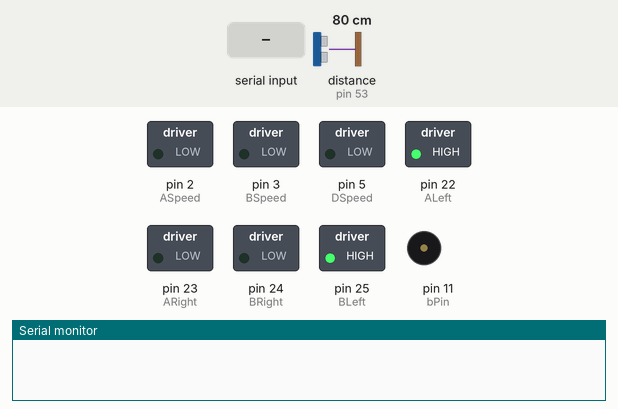
This sketch was run on a simulated Arduino Mega 2560, built with avr-gcc and run on an emulated ATmega2560. Parts: switched loads named in the sketch (green lamp = pin HIGH), buzzer (waves = sounding), the last lines printed to the serial monitor. The test bench sets the inputs (shaded band); at power-on: distance to the obstacle (sensor on pin 53) 80 cm. The echo pulse lasts 58.3 µs per cm; pins used as bus, display or sensor lines are not drawn.

Above: at 11.2 s.
11.3 s: "1\n" received over Serial
At 11.7 s:
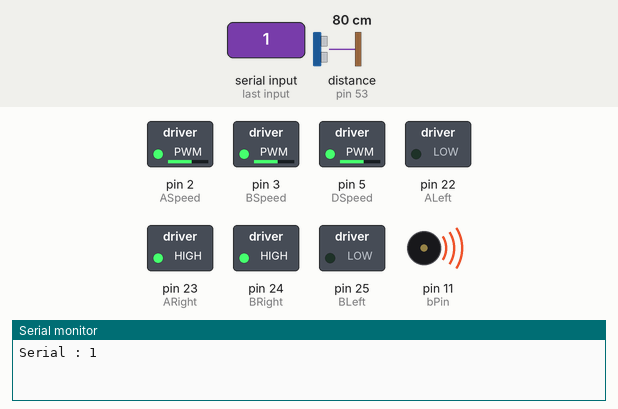
14.3 s: distance to the obstacle (sensor on pin 53) set to 2 cm
At 15.5 s:
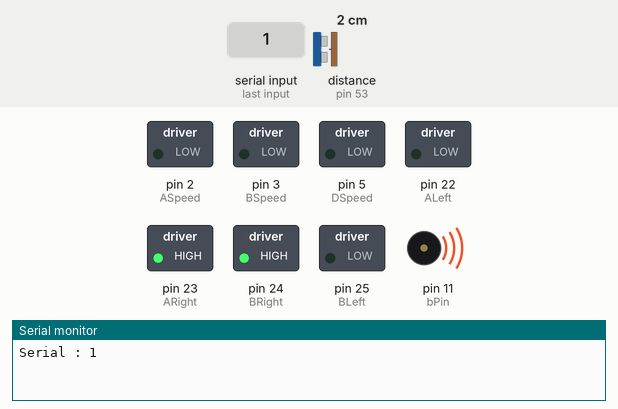
15.8 s: "2\n" received over the second serial link
At 16.2 s:
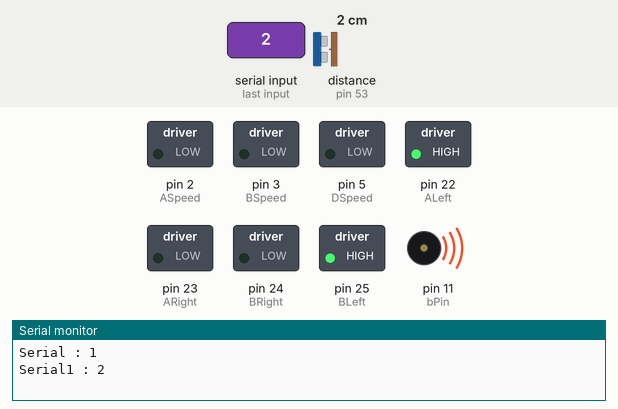
17.3 s: "3\n" received over Serial
At 18.5 s:
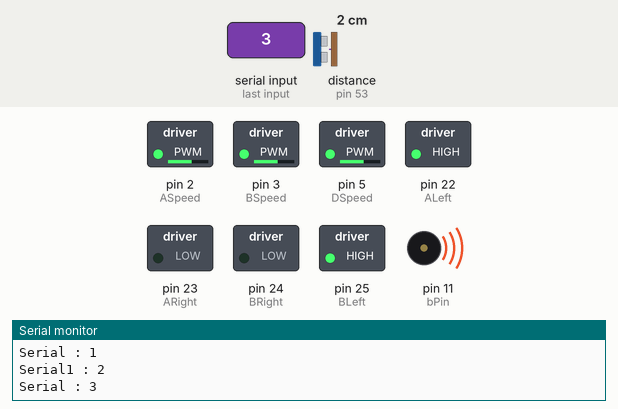
18.8 s: "30,150\n" received over the second serial link
At 19.2 s:
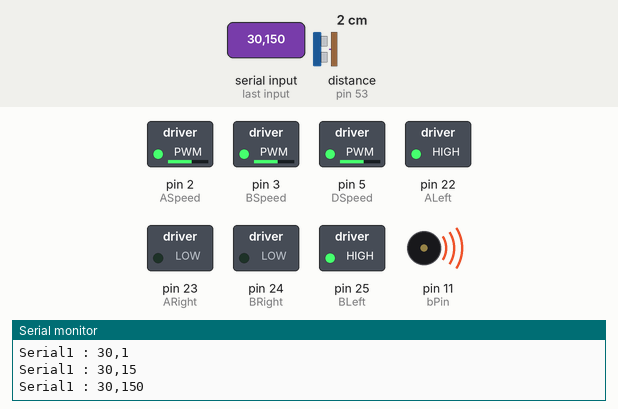
20.3 s: "4\n" received over Serial
At 20.9 s:
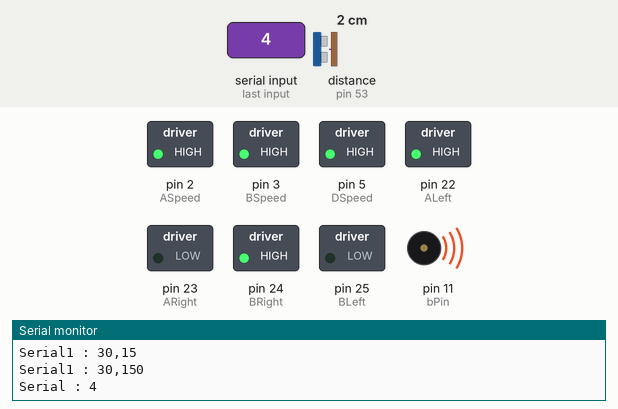
Timing chart, 0 to 22.8 s (numbered marks = the images above; inputs shaded):
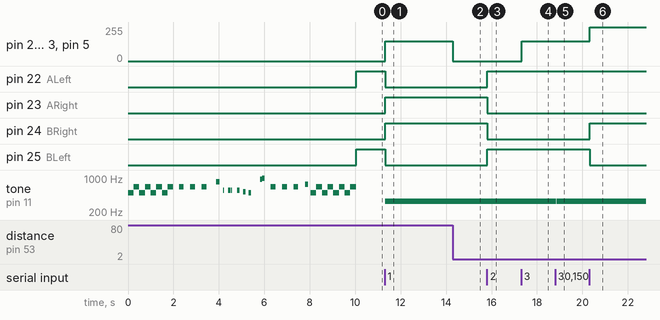

Measured:
- after the input at 11.3 s, pin 2 (ASpeed), pin 3 (BSpeed), pin 5 (DSpeed): 0/255 → 150/255 at once; pin 22 (ALeft), pin 25 (BLeft): HIGH → LOW at once; pin 23 (ARight), pin 24 (BRight): LOW → HIGH at once; tone on pin 11 (bPin): silent → 330 Hz at once
- after the input at 14.3 s, pin 2 (ASpeed), pin 3 (BSpeed), pin 5 (DSpeed): 150/255 → 0/255 at once
- after the input at 15.8 s, pin 22 (ALeft), pin 25 (BLeft): LOW → HIGH at once; pin 23 (ARight), pin 24 (BRight): HIGH → LOW at once
- after the input at 17.3 s, pin 2 (ASpeed), pin 3 (BSpeed), pin 5 (DSpeed): 0/255 → 150/255 at once
- after the input at 18.8 s, tone on pin 11 (bPin): 330 Hz → silent after 0.06 s, → 330 Hz 0.02 s later
- after the input at 20.3 s, pin 2 (ASpeed), pin 3 (BSpeed), pin 5 (DSpeed): 150/255 → 255/255 at once; pin 24 (BRight): LOW → HIGH at once; pin 25 (BLeft): HIGH → LOW at once

The sketch:

Arduino-Mega_Autocar.ino
```cpp
//Change the file extension from *.txt to *.ino//
/////////////////////////////////////////////////////////////////////////////
//                                           //                            //
// ⢀⢀⢀⢀⢀⢀⢀⢀⢀⢀⢠⣴⣾⣿⣶⣶⣆⢀⢀⢀⢀⢀⢀⢀⢀⢀⢀⢀⢀  //                            //
// ⢀⢀⢀⣀⢀⣤⢀⢀⡀⢀⣿⣿⣿⣿⣷⣿⣿⡇⢀⢀⢀⢀⣤⣀⢀⢀⢀⢀⢀  //                            //
// ⢀⢀ ⣶⢻⣧⣿⣿⠇ ⢸⣿⣿⣿⣷⣿⣿⣿⣷⢀⢀⢀⣾⡟⣿⡷⢀⢀⢀⢀ //                            //
// ⢀⢀⠈⠳⣿⣾⣿⣿⢀⠈⢿⣿⣿⣷⣿⣿⣿⣿⢀⢀⢀⣿⣿⣿⠇⢀⢀⢀⢀  //                            //
// ⢀⢀⢀⢀⢿⣿⣿⣿⣤⡶⠺⣿⣿⣿⣷⣿⣿⣿⢄⣤⣼⣿⣿⡏⢀⢀⢀⢀⢀  //                            //
// ⢀⢀⢀⢀⣼⣿⣿⣿⠟⢀⢀⠹⣿⣿⣿⣷⣿⣿⣎⠙⢿⣿⣿⣷⣤⣀⡀⢀⢀  //                            //
// ⢀⢀⢀ ⢸⣿⣿⣿⡿⢀⢀⣤⣿⣿⣿⣷⣿⣿⣿⣄⠈⢿⣿⣿⣷⣿⣿⣷⡀⢀ //                            //
// ⢀⢀⢀⣿⣿⣿⣿⣷⣀⣀⣠⣿⣿⣿⣿⣷⣿⣷⣿⣿⣷⣾⣿⣿⣿⣷⣿⣿⣿⣆ //                            //
// ⣿⣿⠛⠋⠉⠉⢻⣿⣿⣿⣿⡇⡀⠘⣿⣿⣿⣷⣿⣿⣿⠛⠻⢿⣿⣿⣿⣿⣷⣦ //                            //
// ⣿⣿⣧⡀⠿⠇⣰⣿⡟⠉⠉⢻⡆⠈⠟⠛⣿⣿⣿⣯⡉⢁⣀⣈⣉⣽⣿⣿⣿⣷ //                            //
// ⡿⠛⠛⠒⠚⠛⠉⢻⡇⠘⠃⢸⡇⢀⣤⣾⠋⢉⠻⠏⢹⠁⢤⡀⢉⡟⠉⡙⠏⣹ //                            //
// ⣿⣦⣶⣶⢀⣿⣿⣿⣷⣿⣿⣿⡇⢀⣀⣹⣶⣿⣷⠾⠿⠶⡀⠰⠾⢷⣾⣷⣶⣿ //                            //
// ⣿⣿⣿⣿⣇⣿⣿⣿⣷⣿⣿⣿⣇⣰⣿⣿⣷⣿⣿⣷⣤⣴⣶⣶⣦⣼⣿⣿⣿⣷ //                            //
//                                           //                            //
/////////////////////////////////////////////////////////////////////////////
// Make    : Kim Dong Hun             //                            ⠀      //
// Update  : KR 2021/03/22 21:23      //                                   //
// E-Mail  : 112303dh@naver.com       //                                   //
// Develope Tool :                    //                                   //
// Visual Stduio Code                 //                                   //
/////////////////////////////////////////////////////////////////////////////
// 0_Car
String Car_status = "0";
//자동:시리얼받아옴
int Car_max_speed = 150;
int Car_speed = 0;
// Bluetooth
String bt_status = "0";
//수동:블루투스받아옴
int enable_auto = 0;
//
// 1_Motor
int ASpeed = 2;
int ALeft = 22;
int ARight = 23;
int BRight = 24;
int BLeft = 25;
int BSpeed = 3;

// add Motor driver
int CSpeed = 4;
int CLeft = 26;
int CRight = 28;
int DRight = 30;
int DLeft = 32;
int DSpeed = 5;

// 2_LineSensor
// 3_BlockSensor
int enable_block = 0;
//자동+수동:속도조절
int distance = 0;
int triggerPin = 52;
int echoPin = 53;
int bPin = 11;
long delay1 = 2000;
long lTime = 0;
// 4_DEBUG_SERIAL
void _0_intro_song(void) {
	// put your setup code here, to run once:
	int i = 0;
	for (i = 0; i < 4; i++) {
		tone(bPin, 494, 250);
		delay(250);
		tone(bPin, 659, 250);
		delay(250);
	}
	delay(250);
	for (i = 0; i < 3; i++) {
		tone(bPin, 659, 210);
		delay(250);
		delay(250);
	}
	for (i = 784; i <= 831; i++) {
		tone(bPin, i, 150);
		delay(3);
	}
	delay(250 / 8 * 7);
	delay(250 / 3);
	tone(bPin, 554, 100 / 2);
	delay(250 / 8 * 7);
	tone(bPin, 554, 100 / 8 * 9);
	delay(250 / 2);
	tone(bPin, 554, 100 / 2);
	delay(250 / 8 * 9);
	tone(bPin, 554, 100 / 8 * 9);
	delay(250);
	tone(bPin, 523, 100 / 8 * 9);
	delay(250);
	tone(bPin, 494, 100 / 8 * 9);
	delay(250);
	delay(250);
	tone(bPin, 932, 100);
	delay(100);
	tone(bPin, 988, 100);
	delay(250 / 2 * 3);
	for (i = 0; i < 3; i++) {
		tone(bPin, 659, 210);
		delay(250);
		delay(250);
	}
	tone(bPin, 740, 150);
	delay(250);
	for (i = 0; i < 4; i++) {
		tone(bPin, 494, 250);
		delay(250);
		tone(bPin, 659, 250);
		delay(250);
	}
}
void _0_Controll(void) {
	//수동조작시 값받아옴
	if (Serial1.available()) {
		Car_status = _4_readSerial1();
	}
	if (Serial.available()) {
		Car_status = _4_readSerial();
	}
	if (enable_auto) {
		_3_Block_Sensor();
	} else {
		Car_speed = Car_max_speed;
	}
	switch (Car_status.toInt()) {
		case -2:
				        //수동조작:거리센서
		enable_block = !(enable_block);
		Car_status = "0";
		break;
		case -1:
				        //수동조작:auto켜기
		enable_auto = !enable_auto;
		if (enable_auto) {
			tone(bPin, 330, 100);
		} else if (!enable_auto) {
			tone(bPin, 440, 100);
		}
		Car_status = "0";
		break;
		case 1:
				        _1_Go(Car_speed);
		enable_auto=1;
		break;
		case 2:
				        _1_Stop();
		break;
		case 3:
				        _1_Back(Car_max_speed);
		break;
		case 4:
				        _1_Left(255);
		break;
		case 5:
				        _1_Right(255);
		break;
		case 6:
				        if (Car_max_speed >= 255) {
			tone(bPin, 800, 100);
			Car_max_speed = 150;
		} else {
			tone(bPin, 1000, 100);
			Car_max_speed = 255;
		}
		Car_status = "0";
		break;
		case 8:
				        tone(bPin, 600, 100);
		Car_speed = Car_max_speed;
		Car_status = "0";
		break;
	}
}
void _1_Stop(void) {
	digitalWrite(ALeft, HIGH);
	digitalWrite(ARight, LOW);
	analogWrite(ASpeed, 0);
	digitalWrite(BLeft, HIGH);
	digitalWrite(BRight, LOW);
	analogWrite(BSpeed, 0);

	digitalWrite(CLeft, HIGH);
	digitalWrite(CRight, LOW);
	analogWrite(CSpeed, 0);
	digitalWrite(DLeft, HIGH);
	digitalWrite(DRight, LOW);
	analogWrite(DSpeed, 0);
}
void _1_Back(int speed) {
	digitalWrite(ALeft, HIGH);
	digitalWrite(ARight, LOW);
	analogWrite(ASpeed, speed);
	digitalWrite(BLeft, HIGH);
	digitalWrite(BRight, LOW);
	analogWrite(BSpeed, speed);

	digitalWrite(CLeft, HIGH);
	digitalWrite(CRight, LOW);
	analogWrite(CSpeed, speed);
	digitalWrite(DLeft, HIGH);
	digitalWrite(DRight, LOW);
	analogWrite(DSpeed, speed);
}
void _1_Go(int speed) {
	digitalWrite(ALeft, LOW);
	digitalWrite(ARight, HIGH);
	analogWrite(ASpeed, speed);
	digitalWrite(BLeft, LOW);
	digitalWrite(BRight, HIGH);
	analogWrite(BSpeed, speed);

	digitalWrite(CLeft, LOW);
	digitalWrite(CRight, HIGH);
	analogWrite(CSpeed, speed);
	digitalWrite(DLeft, LOW);
	digitalWrite(DRight, HIGH);
	analogWrite(DSpeed, speed);
}
void _1_Left(int speed) {
	digitalWrite(ALeft, HIGH);
	digitalWrite(ARight, LOW);
	analogWrite(ASpeed, speed);
	digitalWrite(BLeft, LOW);
	digitalWrite(BRight, HIGH);
	analogWrite(BSpeed, speed);

	digitalWrite(CLeft, HIGH);
	digitalWrite(CRight, LOW);
	analogWrite(CSpeed, speed);
	digitalWrite(DLeft, LOW);
	digitalWrite(DRight, HIGH);
	analogWrite(DSpeed, speed);
}
void _1_Right(int speed) {
	digitalWrite(ALeft, LOW);
	digitalWrite(ARight, HIGH);
	analogWrite(ASpeed, speed);
	digitalWrite(BLeft, HIGH);
	digitalWrite(BRight, LOW);
	analogWrite(BSpeed, speed);

	digitalWrite(CLeft, LOW);
	digitalWrite(CRight, HIGH);
	analogWrite(CSpeed, speed);
	digitalWrite(DLeft, HIGH);
	digitalWrite(DRight, LOW);
	analogWrite(DSpeed, speed);
}
void _2_Line(void) {
}
void _3_Block_Sensor(void) {
	// trigger 핀으로 10㎲의 펄스를 발생
	digitalWrite(triggerPin, HIGH);
	delayMicroseconds(10);
	digitalWrite(triggerPin, LOW);
	// echo 핀 입력으로부터 거리를 cm 단위로 계산
	distance = pulseIn(echoPin, HIGH) / 58.2;
	if (distance < 60) {
		Car_speed = Car_max_speed * 0;
		delay1 = 50;
	} else if (distance < 90) {
		if (Car_max_speed >= 255) {
			Car_speed = Car_max_speed / 2.5;
		}
		delay1 = 100;
	} else if (distance < 130) {
		if (Car_max_speed >= 255) {
			Car_speed = Car_max_speed / 1.5;
		}
		delay1 = 300;
	} else {
		Car_speed = Car_max_speed;
		delay1 = 1000;
	}
	if (millis() - lTime > delay1) {
		lTime = millis();
		tone(bPin, 330, 100);
	}
}
String _4_readSerial(void) {
	String str = "";
	char ch;
	while (Serial.available() > 0) {
		ch = Serial.read();
		if (ch != '\n') {
			str.concat(ch);
			Serial.print("Serial : ");
			Serial.println(str);
		}
		delay(10);
	}
	return str;
	//return ch.toInt();
}
String _4_readSerial1(void) {
	String bstr = "";
	char bch;
	while (Serial1.available() > 0) {
		bch = Serial1.read();
		if (bch != '\n') {
			bstr.concat(bch);
			Serial.print("Serial1 : ");
			Serial.println(bstr);
		}
		delay(10);
	}
	return bstr;
}
void setup() {
	// 0_Car
	Serial1.begin(9600);
	// 1_Motor
	pinMode(ALeft, OUTPUT);
	pinMode(ARight, OUTPUT);
	pinMode(BLeft, OUTPUT);
	pinMode(BRight, OUTPUT);
	// 2_RoadSensor
	// 3_BlockSensor
	pinMode(triggerPin, OUTPUT);
	// trigger 핀 출력으로 설정
	pinMode(echoPin, INPUT);
	// echo 핀 입력으로 설정
	// 4_DEBUG_SERIAL
	Serial.begin(9600);
	_0_intro_song();
	_1_Stop();
	Car_speed = Car_max_speed;
}
void loop() {
	_0_Controll();
}
```
